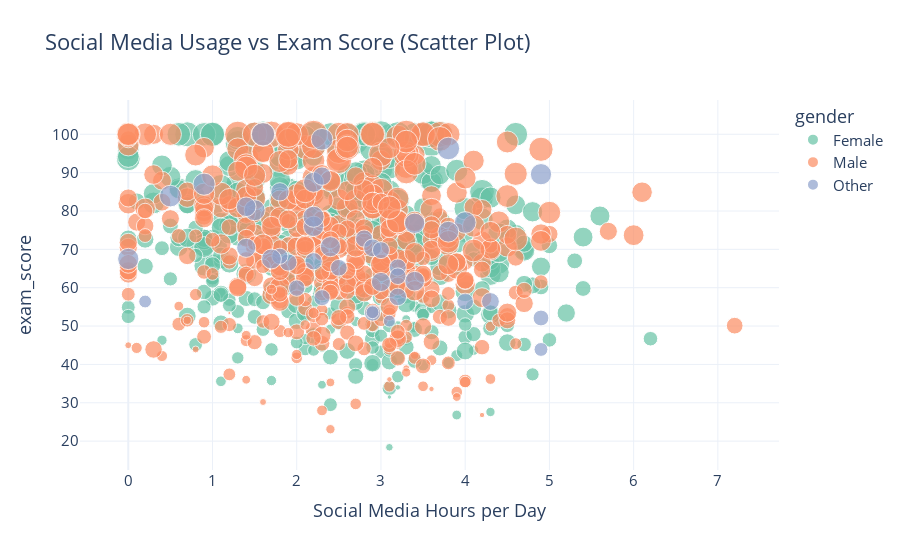

The cell this chart's notebook holds for it:
### Code cell
fig = px.scatter(
    df,
    x='social_media_hours',
    y='exam_score',
    color='gender',
    size='study_hours_per_day',
    hover_data=['attendance_percentage', 'mental_health_rating'],
    title='Social Media Usage vs Exam Score (Scatter Plot)',
    labels={'social_media_hours': 'Social Media Hours per Day'},
)
fig.update_layout(
    title_font_size=22,
    font=dict(size=15),
)
fig.show()

### Figure 1 — Plotly figure (JSON) as saved in the notebook; plotly's stock layout.template omitted (floating-point values rounded to 4 significant figures; data arrays with more than 128 entries replaced by an {"elided": "..."} marker saying what was removed)
{"data": [{"customdata": {"elided": "481x2 float values"}, "hovertemplate": "gender=Female<br>Social Media Hours per Day=%{x}<br>exam_score=%{y}<br>study_hours_per_day=%{marker.size}<br>attendance_percentage=%{customdata[0]}<br>mental_health_rating=%{customdata[1]}<extra></extra>", "legendgroup": "Female", "marker": {"color": "rgb(102,194,165)", "size": {"elided": "481 float values"}, "sizemode": "area", "sizeref": 0.02075, "symbol": "circle"}, "mode": "markers", "name": "Female", "orientation": "v", "showlegend": true, "type": "scatter", "x": {"elided": "481 float values"}, "xaxis": "x", "y": {"elided": "481 float values"}, "yaxis": "y"}, {"customdata": {"elided": "477x2 float values"}, "hovertemplate": "gender=Male<br>Social Media Hours per Day=%{x}<br>exam_score=%{y}<br>study_hours_per_day=%{marker.size}<br>attendance_percentage=%{customdata[0]}<br>mental_health_rating=%{customdata[1]}<extra></extra>", "legendgroup": "Male", "marker": {"color": "rgb(252,141,98)", "size": {"elided": "477 float values"}, "sizemode": "area", "sizeref": 0.02075, "symbol": "circle"}, "mode": "markers", "name": "Male", "orientation": "v", "showlegend": true, "type": "scatter", "x": {"elided": "477 float values"}, "xaxis": "x", "y": {"elided": "477 float values"}, "yaxis": "y"}, {"customdata": [[88.3, 5], [84.5, 7], [96.2, 3], [82.1, 7], [100, 2], [73.8, 7], [100, 7], [83.7, 9], [90.4, 4], [79.7, 3], [79, 8], [85.8, 9], [91, 3], [80.1, 9], [100, 2], [83, 1], [80.9, 6], [78.5, 10], [86.4, 2], [76.4, 2], [81.5, 5], [100, 8], [81.2, 3], [83.3, 4], [86.5, 6], [88, 9], [67.6, 5], [80.1, 3], [71.8, 5], [89, 10], [85.3, 4], [68.8, 2], [100, 6], [83.6, 6], [62, 3], [72.5, 7], [79, 8], [97.4, 1], [97.3, 7], [68.8, 4], [84.3, 10], [83.5, 8]], "hovertemplate": "gender=Other<br>Social Media Hours per Day=%{x}<br>exam_score=%{y}<br>study_hours_per_day=%{marker.size}<br>attendance_percentage=%{customdata[0]}<br>mental_health_rating=%{customdata[1]}<extra></extra>", "legendgroup": "Other", "marker": {"color": "rgb(141,160,203)", "size": [2, 4.9, 1.5, 2.6, 3.2, 4.3, 3, 2.9, 3.3, 5.1, 5.3, 3.5, 4.9, 4.2, 2.9, 4, 2.7, 3.1, 4.7, 3.8, 4.6, 3.1, 3.8, 3.3, 5.6, 3.1, 2.9, 2.8, 4.3, 4.2, 4.9, 4.6, 4, 4.5, 4.7, 2.7, 3, 2.7, 1.7, 4.1, 3.5, 1.7], "sizemode": "area", "sizeref": 0.02075, "symbol": "circle"}, "mode": "markers", "name": "Other", "orientation": "v", "showlegend": true, "type": "scatter", "x": [4.9, 2.3, 3.1, 4.9, 3.2, 3.4, 3.2, 2.5, 4.3, 0.9, 3.8, 1.8, 4, 2.4, 3.2, 3.4, 2.9, 1.9, 4.9, 3, 1.5, 2.8, 1.4, 2.9, 1.6, 2.2, 4, 2, 2.2, 2.2, 0.5, 2.2, 1.4, 3.8, 0, 1.8, 3, 2.3, 2.9, 1.7, 2.3, 0.2], "xaxis": "x", "y": [43.9, 98.7, 51.3, 52.1, 57.6, 76.8, 65.3, 65.2, 56.4, 87, 96.3, 85, 77, 70.7, 63, 61.7, 53.4, 66.6, 89.6, 61.5, 80.2, 72.8, 70.4, 70.4, 100, 66.9, 56.4, 59.9, 76, 87.5, 83.9, 78.5, 81.1, 74.6, 67.5, 68.2, 69.8, 57.4, 53.6, 67.5, 89.1, 56.4], "yaxis": "y"}], "layout": {"font": {"size": 15}, "height": 550, "legend": {"itemsizing": "constant", "title": {"text": "gender"}, "tracegroupgap": 0}, "title": {"font": {"size": 22}, "text": "Social Media Usage vs Exam Score (Scatter Plot)"}, "width": 900, "xaxis": {"anchor": "y", "domain": [0, 1], "title": {"text": "Social Media Hours per Day"}}, "yaxis": {"anchor": "x", "domain": [0, 1], "title": {"text": "exam_score"}}}}
